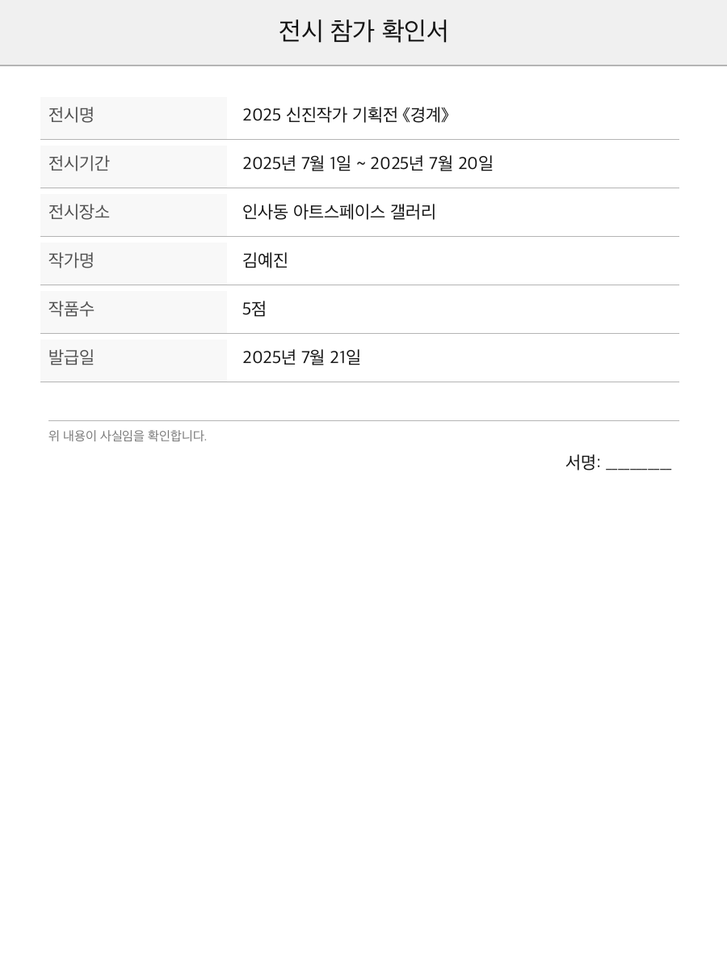
#> input picture ai/test/images/exhibition_certificate.png, 727 x 970 px, shrunk from 900 x 1200 before the run
$ python -i preprocessor.py   (imports and definitions only)
#> lines starting #> are read from the running program, lines starting #| are printed output that depends on the picture; after the words box and inside, x2 and y2 are one past the last pixel; in counts of white or black regions, pixels touching at a corner belong together
#> further down, picture is the input picture: shape (970, 727); min 0, max 255, mean 251.2
import cv2
import numpy as np


def preprocess(image_bytes: bytes) -> bytes:
    """회전 보정 + 노이즈 제거 후 PNG bytes 반환"""
    nparr = np.frombuffer(image_bytes, np.uint8)
    img = cv2.imdecode(nparr, cv2.IMREAD_COLOR)

    gray = cv2.cvtColor(img, cv2.COLOR_BGR2GRAY)
    denoised = cv2.GaussianBlur(gray, (3, 3), 0)
    corrected = _deskew(denoised)

    _, buf = cv2.imencode(".png", corrected)
    return buf.tobytes()


def _deskew(gray: np.ndarray) -> np.ndarray:
    edges = cv2.Canny(gray, 50, 150, apertureSize=3)
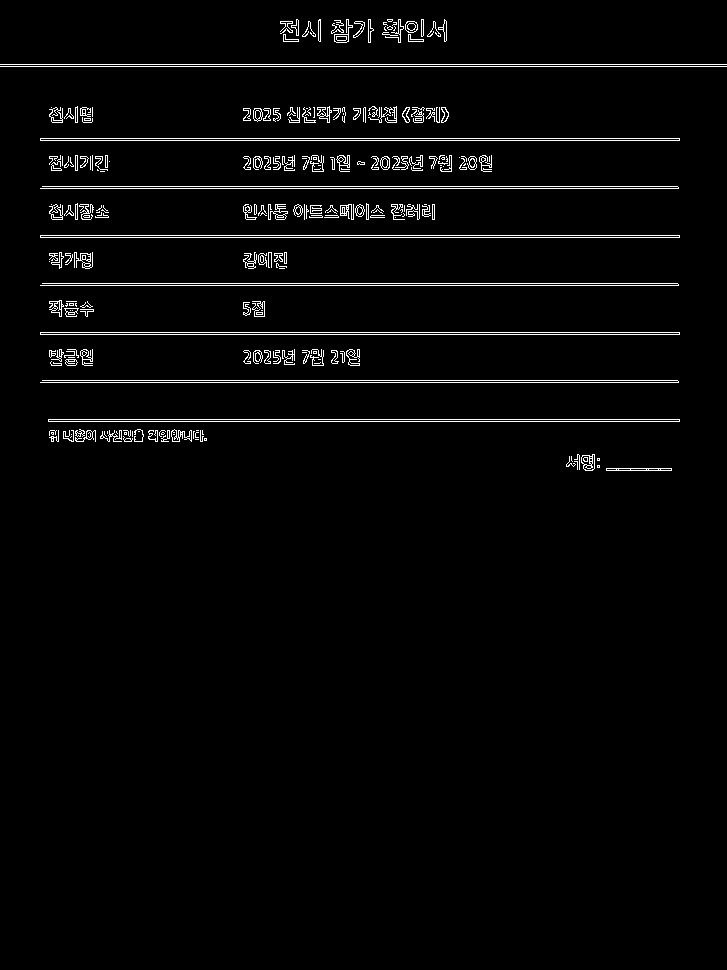
#> edges: shape (970, 727); 2.6% white in thin lines or dots, all inside (x1, y1, x2, y2) = (0, 19, 727, 471)
    lines = cv2.HoughLines(edges, 1, np.pi / 180, 200)
#> lines = 16 rows, first 8: [64, 1.57], [66, 1.57], [138, 1.57], [140, 1.57], [235, 1.57], [237, 1.57], [332, 1.57], [334, 1.57]

    if lines is None:
        return gray

    angles = []
    for rho, theta in lines[:, 0]:
        angle = (theta - np.pi / 2) * 180 / np.pi
        if -45 < angle < 45:
            angles.append(angle)
#> this loop made 16 passes
#> rho on passes 1 to 12: 64, 66, 138, 140, 235, 237, 332, 334, 188, 285, 382, 186
#> after the loop, angles = [2.5e-06, 2.5e-06, 2.5e-06, 2.5e-06, 2.5e-06, 2.5e-06, 2.5e-06, 2.5e-06, 2.5e-06, 2.5e-06, 2.5e-06, 2.5e-06, 2.5e-06, 2.5e-06, 2.5e-06, 2.5e-06]

    if not angles:
        return gray

    median_angle = float(np.median(angles))
#> median_angle = 2.5e-06
    if abs(median_angle) < 0.5:
        return gray

    h, w = gray.shape
    M = cv2.getRotationMatrix2D((w // 2, h // 2), median_angle, 1.0)
    return cv2.warpAffine(gray, M, (w, h), flags=cv2.INTER_CUBIC, borderMode=cv2.BORDER_REPLICATE)

>>> import cv2
>>> picture = cv2.imread('../../test/images/exhibition_certificate.png', cv2.IMREAD_GRAYSCALE)
>>> result = _deskew(picture)
